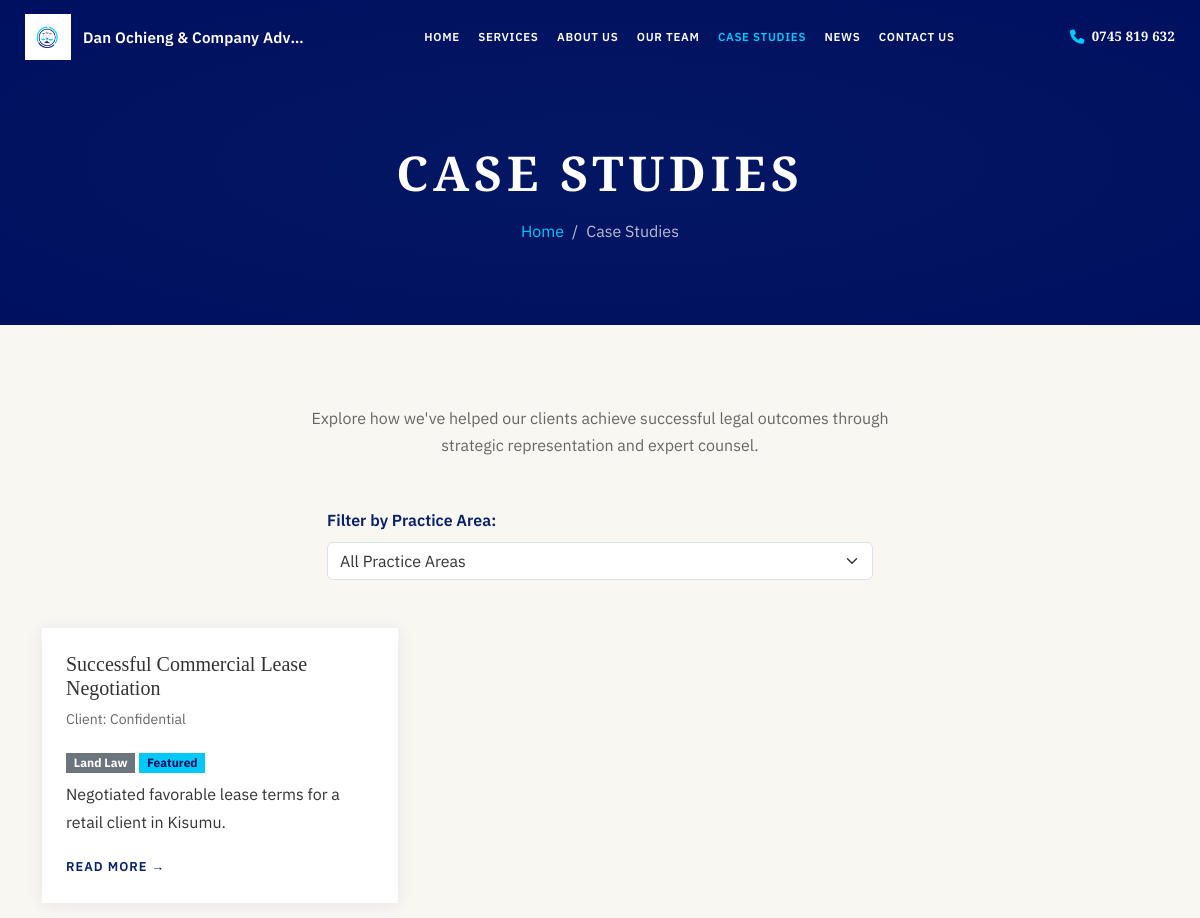
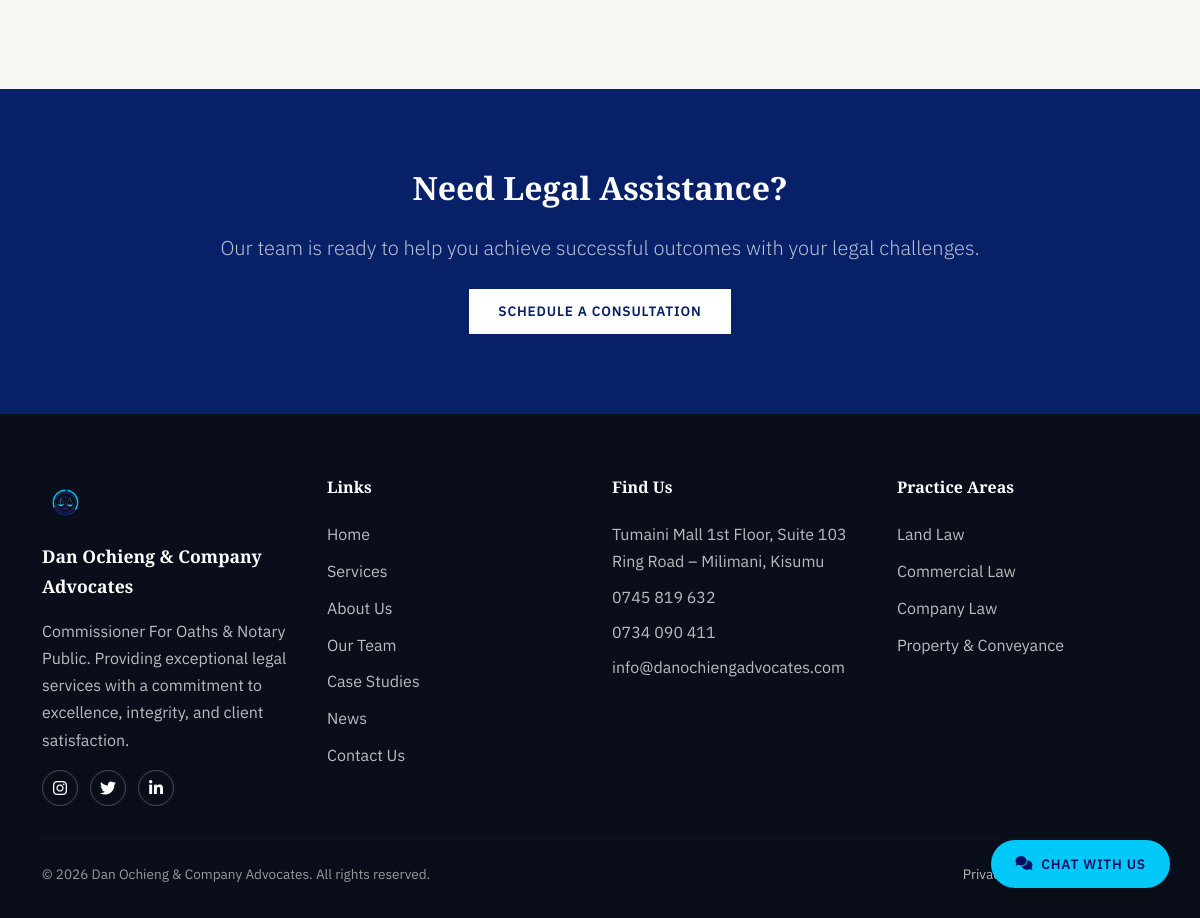
Page /case-studies on the committed database (2 pictures, top to bottom).
### models.py (models this page shows, shortened)
class CaseStudy(db.Model):
    id = db.Column(db.Integer, primary_key=True)
    title = db.Column(db.String(150), nullable=False)
    slug = db.Column(db.String(200), unique=True, nullable=False)
    client = db.Column(db.String(100))
    summary = db.Column(db.Text, nullable=False)
    challenge = db.Column(db.Text)
    solution = db.Column(db.Text)
    outcome = db.Column(db.Text)
    service_id = db.Column(db.Integer, db.ForeignKey('service.id'), nullable=True)
    service = db.relationship('Service', backref=db.backref('case_studies', lazy=True))
    featured = db.Column(db.Boolean, default=False)
    is_active = db.Column(db.Boolean, default=True)
    created_at = db.Column(db.DateTime, default=datetime.utcnow)
    updated_at = db.Column(db.DateTime, default=datetime.utcnow, onupdate=datetime.utcnow)

class Service(db.Model):
    id = db.Column(db.Integer, primary_key=True)
    title = db.Column(db.String(120), nullable=False)
    slug = db.Column(db.String(150), unique=True, nullable=False)
    description = db.Column(db.Text, nullable=False)
    icon = db.Column(db.String(50))
    display_order = db.Column(db.Integer, default=0)
    is_active = db.Column(db.Boolean, default=True)
    created_at = db.Column(db.DateTime, default=datetime.utcnow)
    updated_at = db.Column(db.DateTime, default=datetime.utcnow, onupdate=datetime.utcnow)

### routes/main_routes.py (the view)
@main_bp.route('/case-studies')
def case_studies():
    studies = CaseStudy.query.filter_by(is_active=True).all()
    services = Service.query.filter_by(is_active=True).all()
    return render_template(
        'case_studies.html',
        title='Case Studies',
        case_studies=studies,
        services=services,
    )

### templates/case_studies.html (shortened to what this page needs)
{% extends "layout.html" %}
{% block body_class %}page-hero{% endblock %}
{% block content %}
<div class="page-header">
    <div class="container">
        <h1>Case Studies</h1>
        <nav aria-label="breadcrumb">
            <ol class="breadcrumb">
                <li class="breadcrumb-item"><a href="{{ url_for('main.index') }}">Home</a></li>
                <li class="breadcrumb-item active" aria-current="page">Case Studies</li>
            </ol>
        </nav>
    </div>
</div>
<section class="section-block section-cream">
    <div class="container">
        <div class="section-header">
            <p class="section-subtitle">Explore how we've helped our clients achieve successful legal outcomes through strategic representation and expert counsel.</p>
        </div>
        <div class="row justify-content-center mb-5">
            <div class="col-md-6">
                <label for="serviceFilter" class="form-label fw-semibold">Filter by Practice Area:</label>
                <select id="serviceFilter" class="form-select">
                    <option value="all">All Practice Areas</option>
                </select>
            </div>
        </div>
        {% if case_studies %}
        <div class="row">
            {% for case in case_studies %}
            <div class="col-md-6 col-lg-4 mb-4 case-study-item" data-service-id="{{ case.service_id|default('none') }}">
                <div class="card h-100 case-study-card">
                    <div class="card-body p-4">
                        <h2 class="h5">{{ case.title }}</h2>
                        {% if case.client %}<p class="text-muted small">Client: {{ case.client }}</p>{% endif %}
                        {% if case.service %}
                        <span class="badge bg-secondary mb-2">{{ case.service.title }}</span>
                        {% endif %}
                        {% if case.featured %}<span class="badge badge-featured mb-2">Featured</span>{% endif %}
                        <p>{{ case.summary|truncate(150) }}</p>
                        <a href="{{ url_for('main.case_study_detail', slug=case.slug) }}" class="link-arrow">Read more</a>
                    </div>
                </div>
            </div>
            {% endfor %}
        </div>
        {% else %}
        <p class="text-center text-muted">No case studies available at the moment.</p>
        {% endif %}
    </div>
</section>
<section class="cta-section">
    <div class="container text-center">
        <h2 class="mb-4">Need Legal Assistance?</h2>
        <p class="lead mb-4 section-subtitle">Our team is ready to help you achieve successful outcomes with your legal challenges.</p>
        <a href="{{ url_for('contact.contact') }}" class="btn btn-white btn-lg">Schedule a Consultation</a>
    </div>
</section>
{% endblock %}

### templates/layout.html (shortened to what this page needs)
<!DOCTYPE html>
<html lang="en" data-bs-theme="light">
<head>
    <link rel="stylesheet" href="https://cdn.jsdelivr.net/npm/bootstrap@5.3.0/dist/css/bootstrap.min.css">
    <link rel="stylesheet" href="https://cdnjs.cloudflare.com/ajax/libs/font-awesome/6.4.0/css/all.min.css">
    <link rel="stylesheet" href="{{ url_for('static', filename='css/custom.css') }}">
</head>
<body class="{% block body_class %}{% endblock %}">
    {% block navbar %}
    <div class="doa-navbar-float" id="doaNavbarFloat">
        <nav class="navbar navbar-expand-xl navbar-light doa-navbar" id="doaNavbar">
            <div class="doa-navbar-inner px-3 px-lg-4">
                <a class="navbar-brand doa-brand" href="{{ url_for('main.index') }}">
                    <img src="{{ url_for('static', filename='images/logo/dan_ochieng_advocates_logo.png') }}"
                         alt="Dan Ochieng & Company Advocates"
                         class="doa-brand-logo"
                         width="46" height="46">
                    <span class="doa-brand-name">Dan Ochieng &amp; Company Advocates</span>
                </a>
                <div class="collapse navbar-collapse doa-navbar-collapse" id="navbarNav">
                    <ul class="navbar-nav doa-nav-menu">
                        <li class="nav-item doa-nav-item has-mega">
                            <a class="nav-link doa-nav-trigger {% if request.endpoint == 'main.index' %}active{% endif %}"
                               href="{{ url_for('main.index') }}">
                                Home
                            </a>
                        </li>
                        <li class="nav-item doa-nav-item has-mega">
                            <a class="nav-link doa-nav-trigger {% if request.endpoint in ['main.services','main.service_detail'] %}active{% endif %}"
                               href="{{ url_for('main.services') }}">
                                Services
                            </a>
                        </li>
                        <li class="nav-item doa-nav-item has-mega">
                            <a class="nav-link doa-nav-trigger {% if request.endpoint == 'main.about' %}active{% endif %}"
                               href="{{ url_for('main.about') }}">
                                About Us
                            </a>
                        </li>
                        <li class="nav-item doa-nav-item has-mega">
                            <a class="nav-link doa-nav-trigger {% if request.endpoint in ['main.team','main.team_member'] %}active{% endif %}"
                               href="{{ url_for('main.team') }}">
                                Our Team
                            </a>
                        </li>
                        <li class="nav-item doa-nav-item has-mega">
                            <a class="nav-link doa-nav-trigger {% if request.endpoint in ['main.case_studies','main.case_study_detail'] %}active{% endif %}"
                               href="{{ url_for('main.case_studies') }}">
                                Case Studies
                            </a>
                        </li>
                        <li class="nav-item doa-nav-item has-mega">
                            <a class="nav-link doa-nav-trigger {% if request.endpoint in ['main.blog','main.blog_detail'] %}active{% endif %}"
                               href="{{ url_for('main.blog') }}">
                                News
                            </a>
                        </li>
                        <li class="nav-item doa-nav-item has-mega">
                            <a class="nav-link doa-nav-trigger {% if request.endpoint == 'contact.contact' %}active{% endif %}"
                               href="{{ url_for('contact.contact') }}">
                                Contact Us
                            </a>
                        </li>
                    </ul>
                    <div class="doa-nav-tools">
                        <a href="tel:+254745819632" class="doa-nav-phone">
                            <i class="fas fa-phone" aria-hidden="true"></i>
                            <span>0745 819 632</span>
                        </a>
                    </div>
                </div>
            </div>
        </nav>
    </div>
    {% endblock %}
    {% block main_container %}
    <main class="main-content">
        {% block content %}{% endblock %}
    </main>
    {% endblock %}
    {% block footer %}
    <footer class="footer mt-auto">
        <div class="container">
            <div class="row">
                <div class="col-md-6 col-lg-3 mb-4 mb-lg-0">
                    <div class="footer-brand">
                        <img src="{{ url_for('static', filename='images/logo/dan_ochieng_advocates_logo.png') }}"
                             alt="Dan Ochieng & Company Advocates">
                        <div class="footer-brand-name">Dan Ochieng &amp; Company Advocates</div>
                    </div>
                    <p>Commissioner For Oaths &amp; Notary Public. Providing exceptional legal services with a commitment to excellence, integrity, and client satisfaction.</p>
                    <div class="social-icons">
                        <a href="https://www.instagram.com/stanlley_locke/" target="_blank" rel="noopener noreferrer" aria-label="Instagram"><i class="fab fa-instagram"></i></a>
                        <a href="https://x.com/stanley_wasonga" target="_blank" rel="noopener noreferrer" aria-label="Twitter"><i class="fab fa-twitter"></i></a>
                        <a href="https://www.linkedin.com/in/stanley-locke-a4b430327/" target="_blank" rel="noopener noreferrer" aria-label="LinkedIn"><i class="fab fa-linkedin-in"></i></a>
                    </div>
                </div>
                <div class="col-md-6 col-lg-3 mb-4 mb-lg-0">
                    <h5>Links</h5>
                    <ul class="list-unstyled">
                        <li><a href="{{ url_for('main.index') }}">Home</a></li>
                        <li><a href="{{ url_for('main.services') }}">Services</a></li>
                        <li><a href="{{ url_for('main.about') }}">About Us</a></li>
                        <li><a href="{{ url_for('main.team') }}">Our Team</a></li>
                        <li><a href="{{ url_for('main.case_studies') }}">Case Studies</a></li>
                        <li><a href="{{ url_for('main.blog') }}">News</a></li>
                        <li><a href="{{ url_for('contact.contact') }}">Contact Us</a></li>
                    </ul>
                </div>
                <div class="col-md-6 col-lg-3 mb-4 mb-lg-0">
                    <h5>Find Us</h5>
                    <ul class="list-unstyled">
                        <li class="mb-2">Tumaini Mall 1st Floor, Suite 103<br>Ring Road – Milimani, Kisumu</li>
                        <li class="mb-2"><a href="tel:+254745819632">0745 819 632</a></li>
                        <li class="mb-2"><a href="tel:+254734090411">0734 090 411</a></li>
                        <li><a href="mailto:info@danochiengadvocates.com">info@danochiengadvocates.com</a></li>
                    </ul>
                </div>
                <div class="col-md-6 col-lg-3">
                    <h5>Practice Areas</h5>
                    <ul class="list-unstyled">
                        {% if footer_services %}
                            {% for svc in footer_services %}
                            <li><a href="{{ url_for('main.service_detail', slug=svc.slug) }}">{{ svc.title }}</a></li>
                            {% endfor %}
                        {% else %}
                            <li><a href="{{ url_for('main.services') }}">View All Services</a></li>
                        {% endif %}
                    </ul>
                </div>
            </div>
            <hr>
            <div class="row align-items-center">
                <div class="col-md-6 text-center text-md-start footer-copyright">
                    <p class="mb-0">&copy; {{ now.year }} Dan Ochieng &amp; Company Advocates. All rights reserved.</p>
                </div>
                <div class="col-md-6 text-center text-md-end footer-copyright">
                    <p class="mb-0">
                        <a href="{{ url_for('main.privacy') }}">Privacy Policy</a> |
                        <a href="{{ url_for('main.terms') }}">Terms of Service</a>
                    </p>
                </div>
            </div>
        </div>
    </footer>
    {% endblock %}
    {% block chat_widget %}
    {% if not current_user.is_authenticated %}
        <div class="chat-widget-container">
            <a href="{{ url_for('chat.client_chat') }}"
               class="btn chat-widget-button shadow">
                <i class="fas fa-comments"></i>
                <span class="chat-label">Chat with us</span>
            </a>
        </div>
    {% endif %}
    {% endblock %}
</body>
</html>

### rows in the picture
CaseStudy: title "Successful Commercial Lease Negotiation", client "Confidential", service "Land Law", featured "Featured", summary "Negotiated favorable lease terms for a retail client in Kisumu."
Service: title "Land Law"
Service: title "Commercial Law"
Service: title "Company Law"
Service: title "Property & Conveyance"
